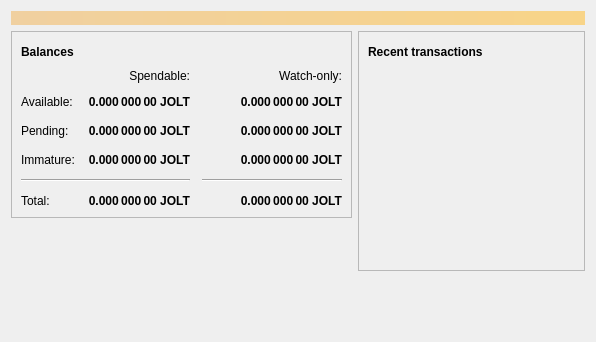
<?xml version="1.0" encoding="UTF-8"?>
<ui version="4.0">
 <class>OverviewPage</class>
 <widget class="QWidget" name="OverviewPage">
  <property name="geometry">
   <rect>
    <x>0</x>
    <y>0</y>
    <width>596</width>
    <height>342</height>
   </rect>
  </property>
  <property name="windowTitle">
   <string>Form</string>
  </property>
  <layout class="QVBoxLayout" name="topLayout">
   <item>
    <widget class="QLabel" name="labelAlerts">
     <property name="visible">
      <bool>false</bool>
     </property>
     <property name="styleSheet">
      <string notr="true">QLabel { background-color: qlineargradient(x1: 0, y1: 0, x2: 1, y2: 0, stop:0 #F0D0A0, stop:1 #F8D488); color:#000000; }</string>
     </property>
     <property name="wordWrap">
      <bool>true</bool>
     </property>
     <property name="margin">
      <number>3</number>
     </property>
     <property name="textInteractionFlags">
      <set>Qt::TextSelectableByMouse</set>
     </property>
    </widget>
   </item>
   <item>
    <layout class="QHBoxLayout" name="horizontalLayout" stretch="1,1">
     <item>
      <layout class="QVBoxLayout" name="verticalLayout_2">
       <item>
        <widget class="QFrame" name="frame">
         <property name="frameShape">
          <enum>QFrame::StyledPanel</enum>
         </property>
         <property name="frameShadow">
          <enum>QFrame::Raised</enum>
         </property>
         <layout class="QVBoxLayout" name="verticalLayout_4">
          <item>
           <layout class="QHBoxLayout" name="horizontalLayout_4">
            <item>
             <widget class="QLabel" name="label_5">
              <property name="font">
               <font>
                <weight>75</weight>
                <bold>true</bold>
               </font>
              </property>
              <property name="text">
               <string>Balances</string>
              </property>
             </widget>
            </item>
            <item>
             <widget class="QPushButton" name="labelWalletStatus">
              <property name="enabled">
               <bool>true</bool>
              </property>
              <property name="maximumSize">
               <size>
                <width>30</width>
                <height>16777215</height>
               </size>
              </property>
              <property name="toolTip">
               <string>The displayed information may be out of date. Your wallet automatically synchronizes with the Jolt network after a connection is established, but this process has not completed yet.</string>
              </property>
              <property name="text">
               <string/>
              </property>
              <property name="icon">
               <iconset resource="../bitcoin.qrc">
                <normaloff>:/icons/warning</normaloff>
                <disabledoff>:/icons/warning</disabledoff>:/icons/warning</iconset>
              </property>
              <property name="iconSize">
               <size>
                <width>24</width>
                <height>24</height>
               </size>
              </property>
              <property name="flat">
               <bool>true</bool>
              </property>
             </widget>
            </item>
            <item>
             <spacer name="horizontalSpacer_3">
              <property name="orientation">
               <enum>Qt::Horizontal</enum>
              </property>
              <property name="sizeHint" stdset="0">
               <size>
                <width>40</width>
                <height>20</height>
               </size>
              </property>
             </spacer>
            </item>
           </layout>
          </item>
          <item>
           <layout class="QGridLayout" name="gridLayout">
            <property name="spacing">
             <number>12</number>
            </property>
            <item row="2" column="2">
             <widget class="QLabel" name="labelWatchPending">
              <property name="font">
               <font>
                <weight>75</weight>
                <bold>true</bold>
               </font>
              </property>
              <property name="cursor">
               <cursorShape>IBeamCursor</cursorShape>
              </property>
              <property name="toolTip">
               <string>Unconfirmed transactions to watch-only addresses</string>
              </property>
              <property name="text">
               <string notr="true">0.000 000 00 JOLT</string>
              </property>
              <property name="alignment">
               <set>Qt::AlignRight|Qt::AlignTrailing|Qt::AlignVCenter</set>
              </property>
              <property name="textInteractionFlags">
               <set>Qt::LinksAccessibleByMouse|Qt::TextSelectableByKeyboard|Qt::TextSelectableByMouse</set>
              </property>
             </widget>
            </item>
            <item row="2" column="1">
             <widget class="QLabel" name="labelUnconfirmed">
              <property name="font">
               <font>
                <weight>75</weight>
                <bold>true</bold>
               </font>
              </property>
              <property name="cursor">
               <cursorShape>IBeamCursor</cursorShape>
              </property>
              <property name="toolTip">
               <string>Total of transactions that have yet to be confirmed, and do not yet count toward the spendable balance</string>
              </property>
              <property name="text">
               <string notr="true">0.000 000 00 JOLT</string>
              </property>
              <property name="alignment">
               <set>Qt::AlignRight|Qt::AlignTrailing|Qt::AlignVCenter</set>
              </property>
              <property name="textInteractionFlags">
               <set>Qt::LinksAccessibleByMouse|Qt::TextSelectableByKeyboard|Qt::TextSelectableByMouse</set>
              </property>
             </widget>
            </item>
            <item row="3" column="2">
             <widget class="QLabel" name="labelWatchImmature">
              <property name="font">
               <font>
                <weight>75</weight>
                <bold>true</bold>
               </font>
              </property>
              <property name="cursor">
               <cursorShape>IBeamCursor</cursorShape>
              </property>
              <property name="toolTip">
               <string>Mined balance in watch-only addresses that has not yet matured</string>
              </property>
              <property name="text">
               <string notr="true">0.000 000 00 JOLT</string>
              </property>
              <property name="alignment">
               <set>Qt::AlignRight|Qt::AlignTrailing|Qt::AlignVCenter</set>
              </property>
              <property name="textInteractionFlags">
               <set>Qt::LinksAccessibleByMouse|Qt::TextSelectableByKeyboard|Qt::TextSelectableByMouse</set>
              </property>
             </widget>
            </item>
            <item row="4" column="0" colspan="2">
             <widget class="Line" name="line">
              <property name="orientation">
               <enum>Qt::Horizontal</enum>
              </property>
             </widget>
            </item>
            <item row="4" column="2">
             <widget class="Line" name="lineWatchBalance">
              <property name="sizePolicy">
               <sizepolicy hsizetype="Preferred" vsizetype="Fixed">
                <horstretch>0</horstretch>
                <verstretch>0</verstretch>
               </sizepolicy>
              </property>
              <property name="minimumSize">
               <size>
                <width>140</width>
                <height>0</height>
               </size>
              </property>
              <property name="orientation">
               <enum>Qt::Horizontal</enum>
              </property>
             </widget>
            </item>
            <item row="5" column="0">
             <widget class="QLabel" name="labelTotalText">
              <property name="text">
               <string>Total:</string>
              </property>
             </widget>
            </item>
            <item row="3" column="1">
             <widget class="QLabel" name="labelImmature">
              <property name="font">
               <font>
                <weight>75</weight>
                <bold>true</bold>
               </font>
              </property>
              <property name="cursor">
               <cursorShape>IBeamCursor</cursorShape>
              </property>
              <property name="toolTip">
               <string>Mined balance that has not yet matured</string>
              </property>
              <property name="text">
               <string notr="true">0.000 000 00 JOLT</string>
              </property>
              <property name="alignment">
               <set>Qt::AlignRight|Qt::AlignTrailing|Qt::AlignVCenter</set>
              </property>
              <property name="textInteractionFlags">
               <set>Qt::LinksAccessibleByMouse|Qt::TextSelectableByKeyboard|Qt::TextSelectableByMouse</set>
              </property>
             </widget>
            </item>
            <item row="2" column="3">
             <spacer name="horizontalSpacer_2">
              <property name="orientation">
               <enum>Qt::Horizontal</enum>
              </property>
              <property name="sizeHint" stdset="0">
               <size>
                <width>40</width>
                <height>20</height>
               </size>
              </property>
             </spacer>
            </item>
            <item row="3" column="0">
             <widget class="QLabel" name="labelImmatureText">
              <property name="text">
               <string>Immature:</string>
              </property>
             </widget>
            </item>
            <item row="5" column="1">
             <widget class="QLabel" name="labelTotal">
              <property name="font">
               <font>
                <weight>75</weight>
                <bold>true</bold>
               </font>
              </property>
              <property name="cursor">
               <cursorShape>IBeamCursor</cursorShape>
              </property>
              <property name="toolTip">
               <string>Your current total balance</string>
              </property>
              <property name="text">
               <string notr="true">0.000 000 00 JOLT</string>
              </property>
              <property name="alignment">
               <set>Qt::AlignRight|Qt::AlignTrailing|Qt::AlignVCenter</set>
              </property>
              <property name="textInteractionFlags">
               <set>Qt::LinksAccessibleByMouse|Qt::TextSelectableByKeyboard|Qt::TextSelectableByMouse</set>
              </property>
             </widget>
            </item>
            <item row="5" column="2">
             <widget class="QLabel" name="labelWatchTotal">
              <property name="font">
               <font>
                <weight>75</weight>
                <bold>true</bold>
               </font>
              </property>
              <property name="cursor">
               <cursorShape>IBeamCursor</cursorShape>
              </property>
              <property name="toolTip">
               <string>Current total balance in watch-only addresses</string>
              </property>
              <property name="text">
               <string notr="true">0.000 000 00 JOLT</string>
              </property>
              <property name="alignment">
               <set>Qt::AlignRight|Qt::AlignTrailing|Qt::AlignVCenter</set>
              </property>
              <property name="textInteractionFlags">
               <set>Qt::LinksAccessibleByMouse|Qt::TextSelectableByKeyboard|Qt::TextSelectableByMouse</set>
              </property>
             </widget>
            </item>
            <item row="0" column="2">
             <widget class="QLabel" name="labelWatchonly">
              <property name="text">
               <string>Watch-only:</string>
              </property>
              <property name="alignment">
               <set>Qt::AlignRight|Qt::AlignTrailing|Qt::AlignVCenter</set>
              </property>
             </widget>
            </item>
            <item row="1" column="0">
             <widget class="QLabel" name="labelBalanceText">
              <property name="text">
               <string>Available:</string>
              </property>
             </widget>
            </item>
            <item row="1" column="1">
             <widget class="QLabel" name="labelBalance">
              <property name="font">
               <font>
                <weight>75</weight>
                <bold>true</bold>
               </font>
              </property>
              <property name="cursor">
               <cursorShape>IBeamCursor</cursorShape>
              </property>
              <property name="toolTip">
               <string>Your current spendable balance</string>
              </property>
              <property name="text">
               <string notr="true">0.000 000 00 JOLT</string>
              </property>
              <property name="alignment">
               <set>Qt::AlignRight|Qt::AlignTrailing|Qt::AlignVCenter</set>
              </property>
              <property name="textInteractionFlags">
               <set>Qt::LinksAccessibleByMouse|Qt::TextSelectableByKeyboard|Qt::TextSelectableByMouse</set>
              </property>
             </widget>
            </item>
            <item row="1" column="2">
             <widget class="QLabel" name="labelWatchAvailable">
              <property name="font">
               <font>
                <weight>75</weight>
                <bold>true</bold>
               </font>
              </property>
              <property name="cursor">
               <cursorShape>IBeamCursor</cursorShape>
              </property>
              <property name="toolTip">
               <string>Your current balance in watch-only addresses</string>
              </property>
              <property name="text">
               <string notr="true">0.000 000 00 JOLT</string>
              </property>
              <property name="alignment">
               <set>Qt::AlignRight|Qt::AlignTrailing|Qt::AlignVCenter</set>
              </property>
              <property name="textInteractionFlags">
               <set>Qt::LinksAccessibleByMouse|Qt::TextSelectableByKeyboard|Qt::TextSelectableByMouse</set>
              </property>
             </widget>
            </item>
            <item row="2" column="0">
             <widget class="QLabel" name="labelPendingText">
              <property name="text">
               <string>Pending:</string>
              </property>
             </widget>
            </item>
            <item row="0" column="1">
             <widget class="QLabel" name="labelSpendable">
              <property name="text">
               <string>Spendable:</string>
              </property>
              <property name="alignment">
               <set>Qt::AlignRight|Qt::AlignTrailing|Qt::AlignVCenter</set>
              </property>
             </widget>
            </item>
           </layout>
          </item>
         </layout>
        </widget>
       </item>
       <item>
        <spacer name="verticalSpacer">
         <property name="orientation">
          <enum>Qt::Vertical</enum>
         </property>
         <property name="sizeHint" stdset="0">
          <size>
           <width>20</width>
           <height>40</height>
          </size>
         </property>
        </spacer>
       </item>
      </layout>
     </item>
     <item>
      <layout class="QVBoxLayout" name="verticalLayout_3">
       <item>
        <widget class="QFrame" name="frame_2">
         <property name="frameShape">
          <enum>QFrame::StyledPanel</enum>
         </property>
         <property name="frameShadow">
          <enum>QFrame::Raised</enum>
         </property>
         <layout class="QVBoxLayout" name="verticalLayout">
          <item>
           <layout class="QHBoxLayout" name="horizontalLayout_2">
            <item>
             <widget class="QLabel" name="label_4">
              <property name="font">
               <font>
                <weight>75</weight>
                <bold>true</bold>
               </font>
              </property>
              <property name="text">
               <string>Recent transactions</string>
              </property>
             </widget>
            </item>
            <item>
             <widget class="QPushButton" name="labelTransactionsStatus">
              <property name="enabled">
               <bool>true</bool>
              </property>
              <property name="maximumSize">
               <size>
                <width>30</width>
                <height>16777215</height>
               </size>
              </property>
              <property name="toolTip">
               <string>The displayed information may be out of date. Your wallet automatically synchronizes with the Jolt network after a connection is established, but this process has not completed yet.</string>
              </property>
              <property name="text">
               <string/>
              </property>
              <property name="icon">
               <iconset resource="../bitcoin.qrc">
                <normaloff>:/icons/warning</normaloff>
                <disabledoff>:/icons/warning</disabledoff>:/icons/warning</iconset>
              </property>
              <property name="iconSize">
               <size>
                <width>24</width>
                <height>24</height>
               </size>
              </property>
              <property name="flat">
               <bool>true</bool>
              </property>
             </widget>
            </item>
            <item>
             <spacer name="horizontalSpacer">
              <property name="orientation">
               <enum>Qt::Horizontal</enum>
              </property>
              <property name="sizeHint" stdset="0">
               <size>
                <width>40</width>
                <height>20</height>
               </size>
              </property>
             </spacer>
            </item>
           </layout>
          </item>
          <item>
           <widget class="QListView" name="listTransactions">
            <property name="styleSheet">
             <string notr="true">QListView { background: transparent; }</string>
            </property>
            <property name="frameShape">
             <enum>QFrame::NoFrame</enum>
            </property>
            <property name="verticalScrollBarPolicy">
             <enum>Qt::ScrollBarAlwaysOff</enum>
            </property>
            <property name="horizontalScrollBarPolicy">
             <enum>Qt::ScrollBarAlwaysOff</enum>
            </property>
            <property name="selectionMode">
             <enum>QAbstractItemView::NoSelection</enum>
            </property>
           </widget>
          </item>
         </layout>
        </widget>
       </item>
       <item>
        <spacer name="verticalSpacer_2">
         <property name="orientation">
          <enum>Qt::Vertical</enum>
         </property>
         <property name="sizeHint" stdset="0">
          <size>
           <width>20</width>
           <height>40</height>
          </size>
         </property>
        </spacer>
       </item>
      </layout>
     </item>
    </layout>
   </item>
  </layout>
 </widget>
 <resources/>
 <connections/>
</ui>
